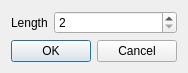
<?xml version="1.0" encoding="UTF-8"?>
<ui version="4.0">
 <class>SampleLengthDialog</class>
 <widget class="QDialog" name="SampleLengthDialog">
  <property name="geometry">
   <rect>
    <x>0</x>
    <y>0</y>
    <width>174</width>
    <height>69</height>
   </rect>
  </property>
  <property name="windowTitle">
   <string>Dialog</string>
  </property>
  <layout class="QVBoxLayout" name="verticalLayout">
   <item>
    <layout class="QFormLayout" name="formLayout">
     <item row="0" column="0">
      <widget class="QLabel" name="label">
       <property name="text">
        <string>Length</string>
       </property>
      </widget>
     </item>
     <item row="0" column="1">
      <widget class="QSpinBox" name="spinBox">
       <property name="minimum">
        <number>2</number>
       </property>
       <property name="maximum">
        <number>2147483646</number>
       </property>
       <property name="singleStep">
        <number>2</number>
       </property>
      </widget>
     </item>
    </layout>
   </item>
   <item>
    <widget class="QDialogButtonBox" name="buttonBox">
     <property name="orientation">
      <enum>Qt::Horizontal</enum>
     </property>
     <property name="standardButtons">
      <set>QDialogButtonBox::Cancel|QDialogButtonBox::Ok</set>
     </property>
    </widget>
   </item>
  </layout>
 </widget>
 <resources/>
 <connections>
  <connection>
   <sender>buttonBox</sender>
   <signal>accepted()</signal>
   <receiver>SampleLengthDialog</receiver>
   <slot>accept()</slot>
   <hints>
    <hint type="sourcelabel">
     <x>248</x>
     <y>254</y>
    </hint>
    <hint type="destinationlabel">
     <x>157</x>
     <y>274</y>
    </hint>
   </hints>
  </connection>
  <connection>
   <sender>buttonBox</sender>
   <signal>rejected()</signal>
   <receiver>SampleLengthDialog</receiver>
   <slot>reject()</slot>
   <hints>
    <hint type="sourcelabel">
     <x>316</x>
     <y>260</y>
    </hint>
    <hint type="destinationlabel">
     <x>286</x>
     <y>274</y>
    </hint>
   </hints>
  </connection>
 </connections>
</ui>
